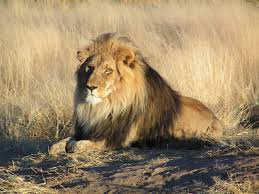
#> input picture image-processing/images/lion.jpg, 259 x 194 px, found by its file name
$ python selective-coloration.py
#> lines starting #> are read from the running program, lines starting #| are printed output that depends on the picture
import numpy as np
import cv2
from tkinter import *
import math

''' pseudocode:
read in image in color and grayscale
read in sensitivity values
define color clusters based on sensitivity
    strictest sensitivity is purest color
    least strict sensitivity is the most mixed it can be and still be considered that color
classify pixel as a specific cluster
'''

original = cv2.imread('images\\lion.jpg')
#> original is the input picture: shape (194, 259, 3); mean B, G, R 102.8, 135.6, 156.6
grayscale = cv2.cvtColor(original, cv2.COLOR_BGR2GRAY)
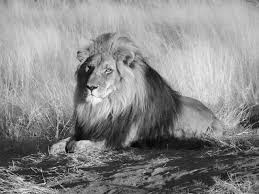
#> grayscale: shape (194, 259); min 1, max 252, mean 138.1
loading = cv2.imread('images\\loading.jpg')
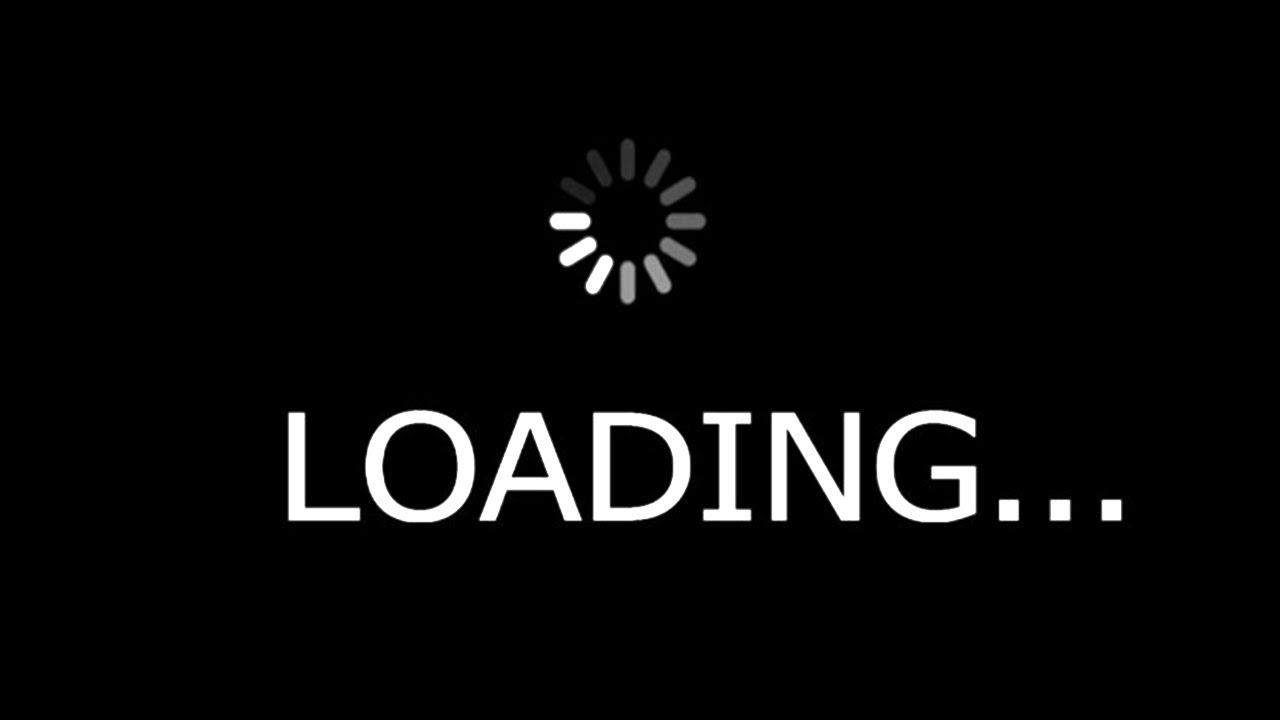
#> input picture image-processing/images/loading.jpg, 1280 x 720 px, found by its file name
#> loading is the input picture: shape (720, 1280, 3); min 0, max 255, mean 9.2

'''
calculates the euclidean distance between a pixel and a color with a specific weight
@param pixel - the pixel to compare
@param color - the BGR color to compare to
@param weight - the weight to give to each color channel (a higher weight makes it harder to be classified as that color)
'''
def euclideanDistance(pixel, color, weight):
    for i in range(len(weight)):
        if (weight[i] < 0):
            weight[i] = 0
    deltaBlue = (pixel[0] - color[0]) * weight[0]
    deltaGreen = (pixel[1] - color[1]) * weight[1]
    deltaRed = (pixel[2] - color[2]) * weight[2]
    return math.sqrt(deltaBlue ** 2 + deltaGreen ** 2 + deltaRed ** 2)

def isColor(pixel, color, tolerance, weights=[1, 1, 1]):
    distance = euclideanDistance(pixel, color, weights)
    return distance <= tolerance

def update(color, weights, tolerance):
    solid = np.zeros((10, 10, 3), np.uint8)
    solid[:] = (color[0], color[1], color[2])
    # print(solid)
    print(np.shape(solid))
    cv2.namedWindow('color', cv2.WINDOW_NORMAL)
    cv2.resizeWindow('color', 10, 10)
    cv2.imshow('color', solid)
    # cv2.waitKey(0)
    combo = np.zeros_like(original)
    rangeY = np.shape(original)[0]
    rangeX = np.shape(original)[1]
    for y in range(rangeY):
        for x in range(rangeX):
            if (isColor(original[y, x], color, tolerance, weights)):
                combo[y, x] = original[y, x]
            else:
                combo[y, x] = grayscale[y, x]

    result = combo
    cv2.imshow('result', result)
    print("DONE")
    # cv2.waitKey(0)

cv2.namedWindow('result', cv2.WINDOW_NORMAL)
cv2.imshow('result', original)
# cv2.waitKey(0)

def main():
    update([c1.get(), c2.get(), c3.get()], [w1.get(), w2.get(), w3.get()], t.get())

master = Tk()
c1 = Scale(master, label='Blue', from_=0, to=255, resolution=1, orient=HORIZONTAL)
c1.pack()
c2 = Scale(master, label='Green', from_=0, to=255, resolution=1, orient=HORIZONTAL)
c2.pack()
c3 = Scale(master, label='Red', from_=0, to=255, resolution=1, orient=HORIZONTAL)
c3.pack()
w1 = Scale(master, label='Blue weight', from_=0, to=15, resolution=0.25, orient=HORIZONTAL)
w1.pack()
w2 = Scale(master, label='Green weight', from_=0, to=15, resolution=0.25, orient=HORIZONTAL)
w2.pack()
w3 = Scale(master, label='Red weight', from_=0, to=15, resolution=0.25, orient=HORIZONTAL)
w3.pack()
t = Scale(master, label='Tolerance', from_=0, to=255, resolution=1, orient=HORIZONTAL)
t.pack()
Button(master, text='Update', command=main).pack()

mainloop()

# [17 lines of commented-out code are left out]
